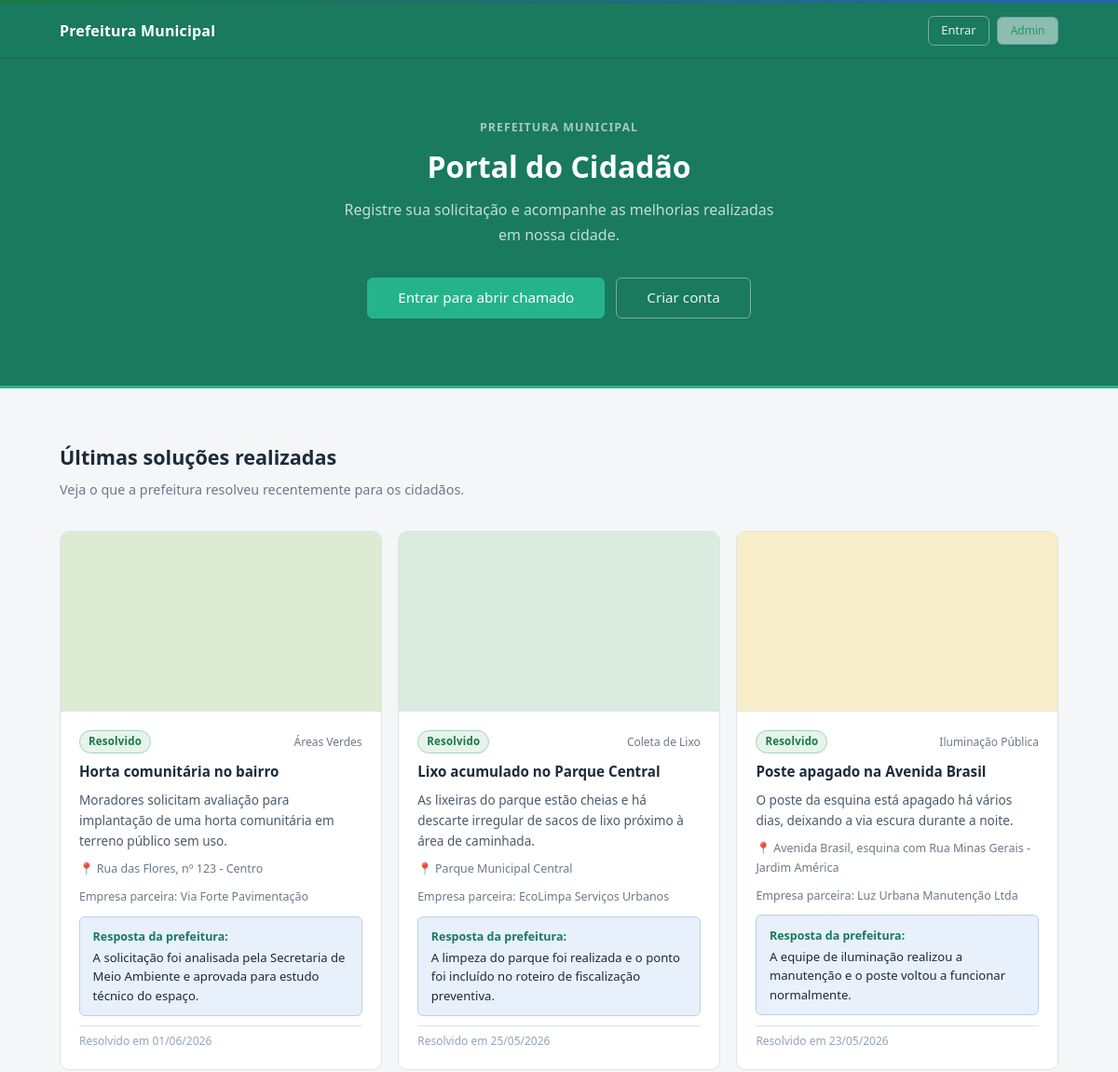
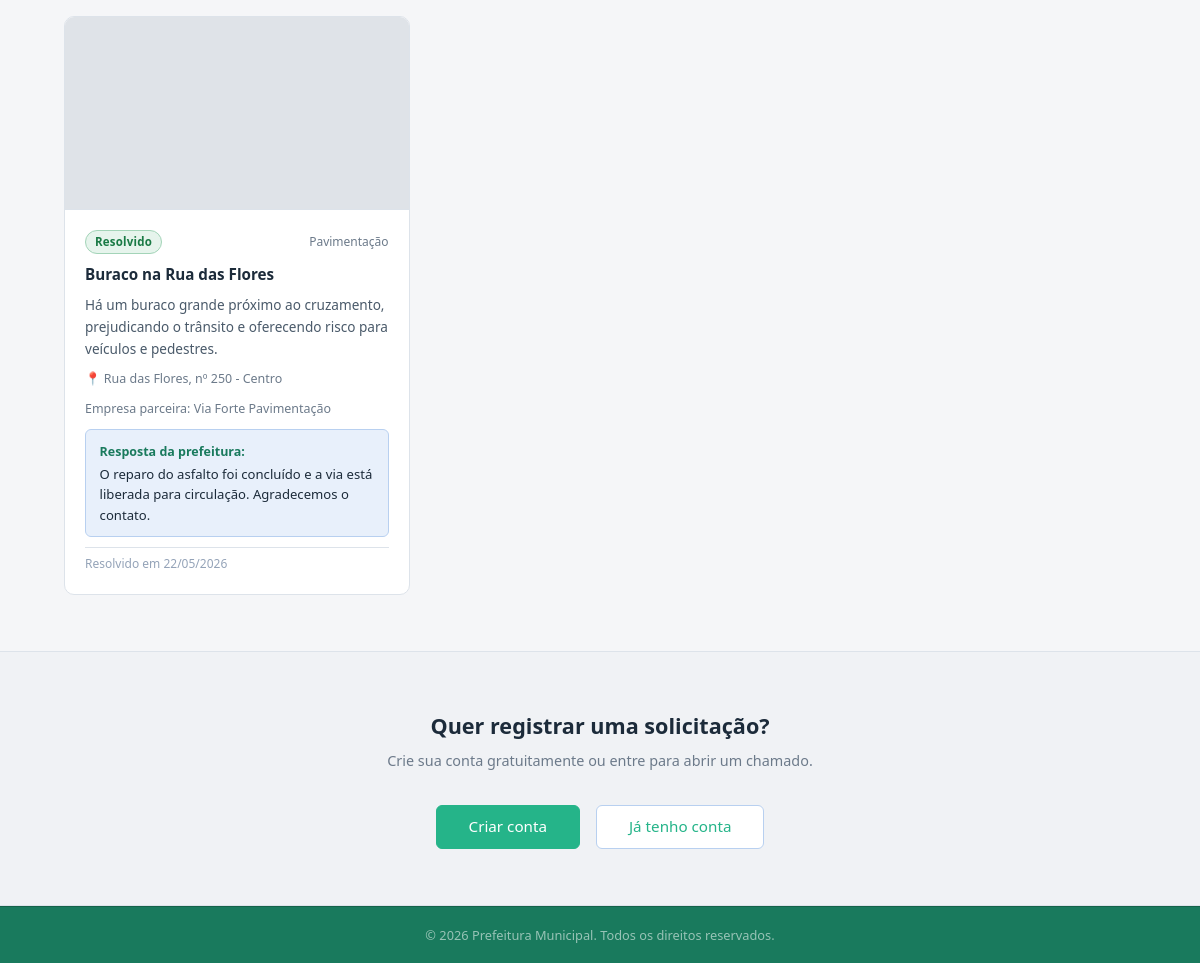
The page / on the database its author committed (2 pictures, top to bottom).
### tables this page shows
CREATE TABLE `chamados` (
  `id` int(11) NOT NULL,
  `titulo` varchar(200) NOT NULL,
  `descricao` text NOT NULL,
  `localizacao` varchar(255) DEFAULT NULL,
  `data_abertura` datetime DEFAULT current_timestamp(),
  `data_fechamento` datetime DEFAULT NULL,
  `usuario_id` int(11) NOT NULL,
  `categoria_id` int(11) NOT NULL,
  `status_id` int(11) NOT NULL DEFAULT 1,
  `orgao_id` int(11) DEFAULT NULL,
  `empresa_id` int(11) DEFAULT NULL
);

CREATE TABLE `categorias` (
  `id` int(11) NOT NULL,
  `nome` varchar(100) NOT NULL,
  `descricao` text DEFAULT NULL
);

CREATE TABLE `empresas` (
  `id` int(11) NOT NULL,
  `nome` varchar(150) NOT NULL,
  `cnpj` varchar(18) DEFAULT NULL,
  `email` varchar(150) DEFAULT NULL,
  `telefone` varchar(20) DEFAULT NULL,
  `responsavel` varchar(150) DEFAULT NULL,
  `area_atuacao` varchar(150) DEFAULT NULL,
  `ativo` tinyint(1) NOT NULL DEFAULT 1,
  `criado_em` datetime DEFAULT current_timestamp()
);

CREATE TABLE `feedbacks` (
  `id` int(11) NOT NULL,
  `mensagem` text NOT NULL,
  `data` datetime DEFAULT current_timestamp(),
  `usuario_id` int(11) NOT NULL,
  `chamado_id` int(11) NOT NULL
);

### app/controllers/PortalController.php (called while the page is built, shortened)
<?php
require_once __DIR__ . '/../../config/app.php';
require_once __DIR__ . '/../models/Chamado.php';
class PortalController {
    public function index(): void {
        $chamado    = new Chamado();
        $resolvidos = $chamado->listarResolvidos();
        require __DIR__ . '/../views/portal/index.php';
    }
}

### config/app.php (called while the page is built, shortened)
<?php
function isLoggedIn(): bool {
    return isset($_SESSION['usuario_id']);
}

### config/database.php (called while the page is built, shortened)
<?php
class Database {
    private static ?PDO $instance = null;
    public static function getConnection(): PDO {
        if (self::$instance === null) {
            $dsn = "mysql:host=" . DB_HOST . ";dbname=" . DB_NAME . ";charset=" . DB_CHARSET;
            $options = [
                PDO::ATTR_ERRMODE            => PDO::ERRMODE_EXCEPTION,
                PDO::ATTR_DEFAULT_FETCH_MODE => PDO::FETCH_ASSOC,
                PDO::ATTR_EMULATE_PREPARES   => false,
            ];
            try {
                self::$instance = new PDO($dsn, DB_USER, DB_PASS, $options);
            } catch (PDOException $e) {
                http_response_code(500);
                die(json_encode(['error' => 'Erro de conexão com o banco de dados.']));
            }
        }
        return self::$instance;
    }
}

### app/models/Chamado.php (called while the page is built, shortened)
<?php
require_once __DIR__ . '/../../config/database.php';
class Chamado {
    private PDO $db;
    public function __construct() {
        $this->db = Database::getConnection();
    }
    public function listarResolvidos(): array {
        $stmt = $this->db->query("
            SELECT c.*, cat.nome as categoria_nome, s.nome as status_nome,
                   o.nome as orgao_nome, e.nome as empresa_nome,
                   f.mensagem as feedback_mensagem, i.caminho as imagem_admin
            FROM chamados c
            JOIN categorias cat ON c.categoria_id = cat.id
            JOIN status s ON c.status_id = s.id
            LEFT JOIN orgaos o ON c.orgao_id = o.id
            LEFT JOIN empresas e ON c.empresa_id = e.id
            LEFT JOIN feedbacks f ON f.chamado_id = c.id
            LEFT JOIN imagens i ON i.chamado_id = c.id AND i.tipo = 'admin'
            WHERE c.status_id = 4
            ORDER BY c.data_fechamento DESC
            LIMIT 10
        ");
        return $stmt->fetchAll();
    }
}

### app/views/portal/index.php (the view, shortened to what this page needs)
<?php
require __DIR__ . '/../shared/header.php';
$logado = isLoggedIn() && !isAdmin();
?>
<header class="navbar">
    <div class="container navbar-inner">
        <a href="<?= BASE_URL ?>/" class="navbar-brand">
            <span>Prefeitura Municipal</span>
        </a>
        <div class="navbar-actions">
            <?php if ($logado): ?>
                <a href="<?= BASE_URL ?>/cidadao/dashboard" class="btn btn-outline btn-sm on-dark">Minha área</a>
                <a href="<?= BASE_URL ?>/logout" class="btn btn-outline btn-sm on-dark">Sair</a>
            <?php else: ?>
                <a href="<?= BASE_URL ?>/entrar" class="btn btn-outline btn-sm on-dark">Entrar</a>
                <a href="<?= BASE_URL ?>/login" class="btn btn-outline btn-sm" style="opacity:.5;font-size:.75rem">Admin</a>
            <?php endif; ?>
        </div>
    </div>
</header>
<section class="hero">
    <div class="container">
        <p class="hero-eyebrow">Prefeitura Municipal</p>
        <h2 class="hero-title">Portal do Cidadão</h2>
        <p class="hero-subtitle">Registre sua solicitação e acompanhe as melhorias realizadas em nossa cidade.</p>
        <div class="hero-actions">
        <?php if ($logado): ?>
            <a href="#novo-chamado" class="btn btn-primary btn-lg">Fazer uma solicitação</a>
        <?php else: ?>
            <a href="<?= BASE_URL ?>/entrar" class="btn btn-primary btn-lg">Entrar para abrir chamado</a>
            <a href="<?= BASE_URL ?>/cadastro" class="btn btn-outline btn-lg on-dark">Criar conta</a>
        <?php endif; ?>
        </div>
    </div>
</section>
<section class="section" id="solucoes">
    <div class="container">
        <h2 class="section-title">Últimas soluções realizadas</h2>
        <p class="section-sub">Veja o que a prefeitura resolveu recentemente para os cidadãos.</p>
        <?php if (empty($resolvidos)): ?>
            <div class="empty-state"><p>Nenhuma solução publicada ainda.</p></div>
        <?php else: ?>
            <div class="cards-grid">
                <?php foreach ($resolvidos as $chamado): ?>
                    <?php $categoriaClasse = 'card-media-cat-' . (int)($chamado['categoria_id'] ?? 0); ?>
                    <article class="card card-solucao">
                        <div class="card-media <?= $categoriaClasse ?>">
                        </div>
                        <div class="card-solucao-body">
                        <div class="card-header">
                            <span class="badge badge-success">Resolvido</span>
                            <span class="card-categoria"><?= htmlspecialchars($chamado['categoria_nome']) ?></span>
                        </div>
                        <h3 class="card-title"><?= htmlspecialchars($chamado['titulo']) ?></h3>
                        <p class="card-desc"><?= htmlspecialchars($chamado['descricao']) ?></p>
                        <?php if (!empty($chamado['localizacao'])): ?>
                            <p class="card-meta">📍 <?= htmlspecialchars($chamado['localizacao']) ?></p>
                        <?php endif; ?>
                        <?php if (!empty($chamado['empresa_nome'])): ?>
                            <p class="card-meta">Empresa parceira: <?= htmlspecialchars($chamado['empresa_nome']) ?></p>
                        <?php endif; ?>
                        <?php if (!empty($chamado['feedback_mensagem'])): ?>
                            <div class="card-feedback">
                                <strong>Resposta da prefeitura:</strong>
                                <p><?= htmlspecialchars($chamado['feedback_mensagem']) ?></p>
                            </div>
                        <?php endif; ?>
                        <p class="card-date">
                            Resolvido em <?= $chamado['data_fechamento'] ? date('d/m/Y', strtotime($chamado['data_fechamento'])) : '—' ?>
                        </p>
                        </div>
                    </article>
                <?php endforeach; ?>
            </div>
        <?php endif; ?>
    </div>
</section>
<?php if ($logado): ?>
<section class="section section-alt" id="novo-chamado">
    <div class="container container-narrow">
        <h2 class="section-title">Registrar uma solicitação</h2>
        <p class="section-sub">Preencha o formulário abaixo. Nossa equipe analisará seu pedido.</p>
        <div x-data="chamadoForm()" class="form-card">
            <div x-show="sucesso" x-cloak class="alert alert-success" x-transition>
                <strong>Solicitação enviada!</strong> <span x-text="mensagemSucesso"></span>
            </div>
            <div x-show="erro" x-cloak class="alert alert-danger" x-transition>
                <span x-text="mensagemErro"></span>
            </div>
            <form x-show="!sucesso" @submit.prevent="enviar()" enctype="multipart/form-data">
                <div class="form-group">
                    <label for="categoria_id">Categoria <span class="required">*</span></label>
                    <select id="categoria_id" x-model="form.categoria_id" :class="{'input-error':errors.categoria_id}" required>
                        <option value="">Selecione uma categoria</option>
                        <?php foreach ($categorias as $cat): ?>
                            <option value="<?= $cat['id'] ?>"><?= htmlspecialchars($cat['nome']) ?></option>
                        <?php endforeach; ?>
                    </select>
                    <span x-show="errors.categoria_id" class="field-error" x-text="errors.categoria_id"></span>
                </div>
                <div class="form-group">
                    <label for="titulo">Título <span class="required">*</span></label>
                    <input type="text" id="titulo" x-model="form.titulo"
                        placeholder="Descreva brevemente o problema"
                        :class="{'input-error':errors.titulo}" required>
                    <span x-show="errors.titulo" class="field-error" x-text="errors.titulo"></span>
                </div>
                <div class="form-group">
                    <label for="descricao">Descrição <span class="required">*</span></label>
                    <textarea id="descricao" x-model="form.descricao" rows="4"
                        placeholder="Descreva o problema com detalhes..."
                        :class="{'input-error':errors.descricao}" required></textarea>
                    <span x-show="errors.descricao" class="field-error" x-text="errors.descricao"></span>
                </div>
                <div class="form-group">
                    <label for="localizacao">Localização</label>
                    <input type="text" id="localizacao" x-model="form.localizacao"
                        placeholder="Ex: Rua das Flores, 123 — Centro">
                </div>
                <div class="form-group">
                    <label for="imagem">Foto do problema (opcional)</label>
                    <input type="file" id="imagem" name="imagem" accept="image/*"
                        @change="form.imagem = $event.target.files[0]">
                    <span class="text-sm text-muted">JPG, PNG ou WEBP — máximo 5MB</span>
                </div>
                <button type="submit" class="btn btn-primary btn-block" :disabled="enviando">
                    <span x-show="!enviando">Enviar solicitação</span>
                    <span x-show="enviando">Enviando...</span>
                </button>
            </form>
        </div>
    </div>
</section>
<?php else: ?>
<section class="section section-alt">
    <div class="container" style="text-align:center">
        <h2 class="section-title">Quer registrar uma solicitação?</h2>
        <p class="section-sub">Crie sua conta gratuitamente ou entre para abrir um chamado.</p>
        <div style="display:flex;gap:1rem;justify-content:center;flex-wrap:wrap">
            <a href="<?= BASE_URL ?>/cadastro" class="btn btn-primary btn-lg">Criar conta</a>
            <a href="<?= BASE_URL ?>/entrar" class="btn btn-outline btn-lg">Já tenho conta</a>
        </div>
    </div>
</section>
<?php endif; ?>
<?php require __DIR__ . '/../shared/footer.php'; ?>

### rows shown on the page
chamados: categoria.nome "Áreas Verdes", titulo "Horta comunitária no bairro", descricao "Moradores solicitam avaliação para implantação de uma horta comunitária em terreno público sem uso.", localizacao "Rua das Flores, nº 123 - Centro", empresa.nome "Via Forte Pavimentação", feedbacks.mensagem "A solicitação foi analisada pela Secretaria de Meio Ambiente e aprovada para estudo técnico do espaço.", data_fechamento "01/06/2026"
chamados: categoria.nome "Coleta de Lixo", titulo "Lixo acumulado no Parque Central", descricao "As lixeiras do parque estão cheias e há descarte irregular de sacos de lixo próximo à área de caminhada.", localizacao "Parque Municipal Central", empresa.nome "EcoLimpa Serviços Urbanos", feedbacks.mensagem "A limpeza do parque foi realizada e o ponto foi incluído no roteiro de fiscalização preventiva.", data_fechamento "25/05/2026"
chamados: categoria.nome "Iluminação Pública", titulo "Poste apagado na Avenida Brasil", descricao "O poste da esquina está apagado há vários dias, deixando a via escura durante a noite.", localizacao "Avenida Brasil, esquina com Rua Minas Gerais - Jardim América", empresa.nome "Luz Urbana Manutenção Ltda", feedbacks.mensagem "A equipe de iluminação realizou a manutenção e o poste voltou a funcionar normalmente.", data_fechamento "23/05/2026"
chamados: categoria.nome "Pavimentação", titulo "Buraco na Rua das Flores", descricao "Há um buraco grande próximo ao cruzamento, prejudicando o trânsito e oferecendo risco para veículos e pedestres.", localizacao "Rua das Flores, nº 250 - Centro", empresa.nome "Via Forte Pavimentação", feedbacks.mensagem "O reparo do asfalto foi concluído e a via está liberada para circulação. Agradecemos o contato.", data_fechamento "22/05/2026"
